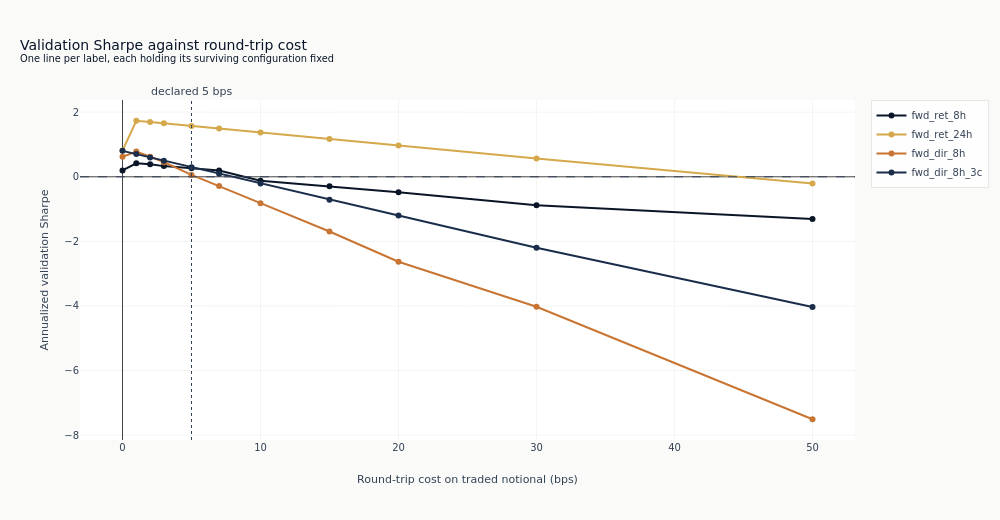

Write notebook code for a chart like this one.
### Markdown cell above
One line per label. The vertical marker is the declared production total; the horizontal line
is zero Sharpe. Where a line is already under the horizontal one at the left edge, the cost
level is not what is wrong with that configuration.

### Code cell
fig = go.Figure()
palette = [COLORS["blue"], COLORS["amber"], COLORS["copper"], COLORS["slate"]]
for index, label in enumerate(labels):
    panel = curve.filter(pl.col("label") == label).sort("cost_bps")
    fig.add_trace(
        go.Scatter(
            x=panel.get_column("cost_bps").to_list(),
            y=panel.get_column("sharpe").to_list(),
            mode="lines+markers",
            name=label,
            line={"color": palette[index % len(palette)]},
        )
    )
fig.add_hline(y=0, line_width=1, line_dash="dash", line_color=COLORS["neutral"])
fig.add_vline(
    x=declared_total,
    line_width=1,
    line_dash="dot",
    line_color=COLORS["neutral"],
    annotation_text=f"declared {declared_total:g} bps",
    annotation_position="top",
)
fig.update_layout(
    title={
        "text": "Validation Sharpe against round-trip cost"
        "<br><sup>One line per label, each holding its surviving configuration fixed</sup>",
        "x": 0.02,
        "xanchor": "left",
    },
    xaxis_title="Round-trip cost on traded notional (bps)",
    yaxis_title="Annualized validation Sharpe",
    height=520,
    width=1000,
)
show_plotly_with_alt(
    fig,
    "Line chart of annualized validation Sharpe against round-trip trading cost in basis points, "
    "one line per label. A dashed horizontal line marks zero Sharpe and a dotted vertical line "
    "marks the declared production cost total. Every line slopes downward as cost rises, and the "
    "spacing between the lines at the left edge is larger than the amount any of them falls "
    "across the whole grid.",
)

### Figure 1 — Plotly figure (JSON) as saved in the notebook; plotly's stock layout.template omitted (floating-point values rounded to 4 significant figures)
{"data": [{"line": {"color": "#0a1628"}, "mode": "lines+markers", "name": "fwd_ret_8h", "type": "scatter", "x": [0.0, 1.0, 2.0, 3.0, 5.0, 7.0, 10.0, 15.0, 20.0, 30.0, 50.0], "y": [0.1979, 0.4175, 0.3861, 0.3302, 0.2643, 0.1923, -0.1195, -0.2968, -0.4795, -0.8793, -1.309]}, {"line": {"color": "#D4A84B"}, "mode": "lines+markers", "name": "fwd_ret_24h", "type": "scatter", "x": [0.0, 1.0, 2.0, 3.0, 5.0, 7.0, 10.0, 15.0, 20.0, 30.0, 50.0], "y": [0.8102, 1.735, 1.695, 1.655, 1.574, 1.494, 1.374, 1.173, 0.97, 0.5653, -0.2069]}, {"line": {"color": "#C87533"}, "mode": "lines+markers", "name": "fwd_dir_8h", "type": "scatter", "x": [0.0, 1.0, 2.0, 3.0, 5.0, 7.0, 10.0, 15.0, 20.0, 30.0, 50.0], "y": [0.6177, 0.7811, 0.621, 0.4521, 0.0574, -0.2874, -0.8157, -1.695, -2.631, -4.023, -7.506]}, {"line": {"color": "#1a2d4a"}, "mode": "lines+markers", "name": "fwd_dir_8h_3c", "type": "scatter", "x": [0.0, 1.0, 2.0, 3.0, 5.0, 7.0, 10.0, 15.0, 20.0, 30.0, 50.0], "y": [0.8028, 0.7018, 0.5999, 0.4986, 0.2964, 0.09411, -0.2045, -0.7078, -1.201, -2.194, -4.034]}], "layout": {"annotations": [{"showarrow": false, "text": "declared 5 bps", "x": 5.0, "xanchor": "center", "xref": "x", "y": 1, "yanchor": "bottom", "yref": "y domain"}], "height": 520, "shapes": [{"line": {"color": "#334155", "dash": "dash", "width": 1}, "type": "line", "x0": 0, "x1": 1, "xref": "x domain", "y0": 0, "y1": 0, "yref": "y"}, {"line": {"color": "#334155", "dash": "dot", "width": 1}, "type": "line", "x0": 5.0, "x1": 5.0, "xref": "x", "y0": 0, "y1": 1, "yref": "y domain"}], "title": {"text": "Validation Sharpe against round-trip cost<br><sup>One line per label, each holding its surviving configuration fixed</sup>", "x": 0.02, "xanchor": "left"}, "width": 1000, "xaxis": {"title": {"text": "Round-trip cost on traded notional (bps)"}}, "yaxis": {"title": {"text": "Annualized validation Sharpe"}}}}
